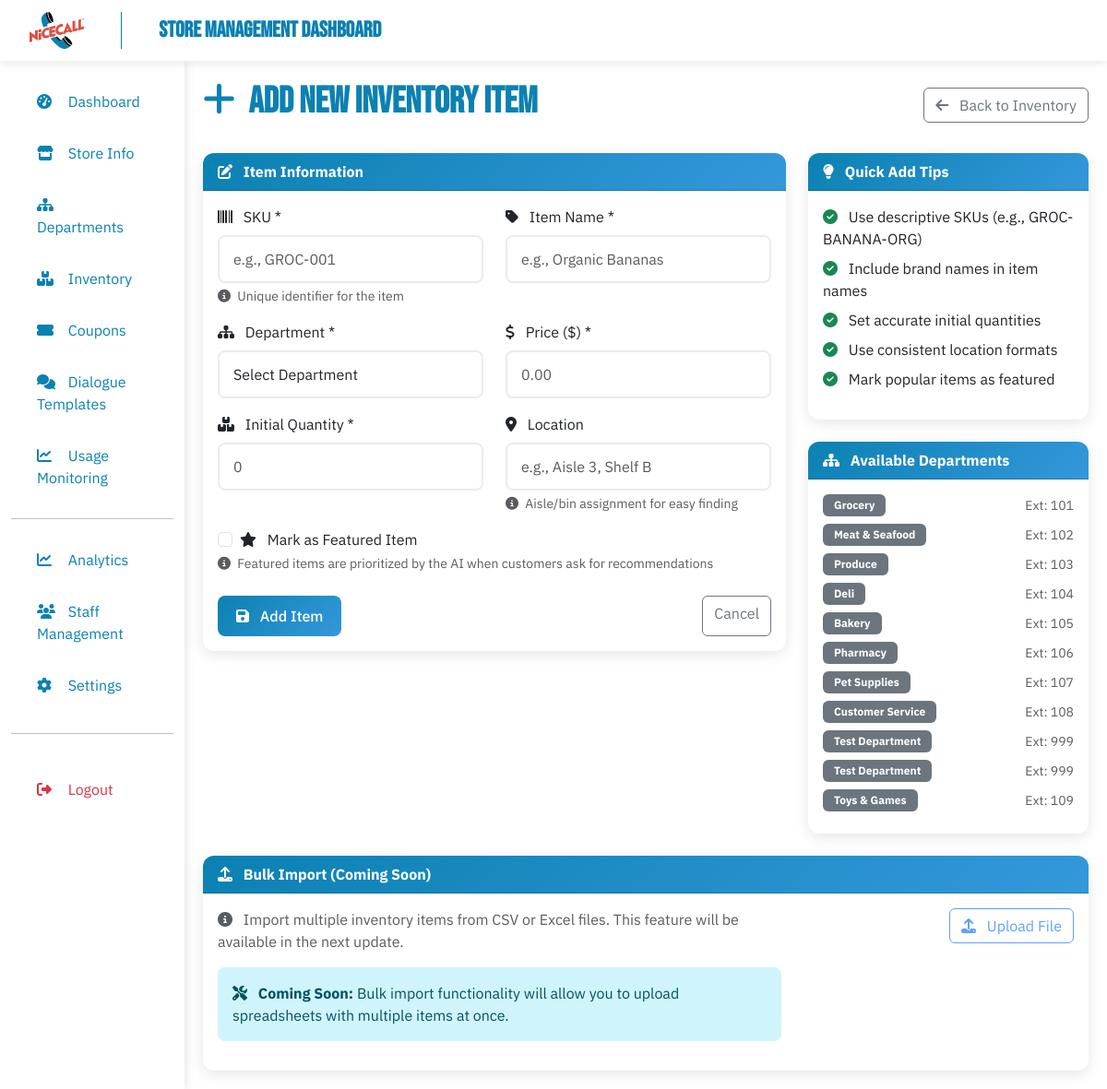
Screenshot of /inventory/add (signed in) with the database file from the repository.
### dashboard.py (models this page shows)
class Department(db.Model):
    id = db.Column(db.Integer, primary_key=True)
    name = db.Column(db.String(50), nullable=False)
    phone_extension = db.Column(db.String(10), nullable=False)
    description = db.Column(db.Text)
    is_active = db.Column(db.Boolean, default=True)
    created_at = db.Column(db.DateTime, default=datetime.utcnow)

### dashboard.py (the view, shortened to what this page needs)
@app.route('/inventory/add', methods=['GET', 'POST'])
@login_required
def add_inventory_item():
    departments = Department.query.filter_by(is_active=True).all()
    return render_template('add_inventory_item.html', departments=departments)

### dashboard.py (called while the page is built)
@login_manager.user_loader
def load_user(user_id):
    return User.query.get(int(user_id))

### templates/add_inventory_item.html (shortened to what this page needs)
{% extends "base.html" %}
{% block content %}
<div class="row">
    <div class="col-12">
        <div class="d-flex justify-content-between align-items-center mb-4">
            <h1>
                <i class="fas fa-plus me-2"></i>
                Add New Inventory Item
            </h1>
            <a href="{{ url_for('inventory_page') }}" class="btn btn-outline-secondary">
                <i class="fas fa-arrow-left me-2"></i>
                Back to Inventory
            </a>
        </div>
    </div>
</div>
<div class="row">
    <div class="col-lg-8">
        <div class="card">
            <div class="card-header">
                <i class="fas fa-edit me-2"></i>
                Item Information
            </div>
            <div class="card-body">
                <form method="POST">
                    <div class="row">
                        <div class="col-md-6 mb-3">
                            <label for="sku" class="form-label">
                                <i class="fas fa-barcode me-2"></i>
                                SKU *
                            </label>
                            <input type="text" class="form-control" id="sku" name="sku"
                                   placeholder="e.g., GROC-001" required>
                            <div class="form-text">
                                <i class="fas fa-info-circle me-1"></i>
                                Unique identifier for the item
                            </div>
                        </div>
                        <div class="col-md-6 mb-3">
                            <label for="name" class="form-label">
                                <i class="fas fa-tag me-2"></i>
                                Item Name *
                            </label>
                            <input type="text" class="form-control" id="name" name="name"
                                   placeholder="e.g., Organic Bananas" required>
                        </div>
                    </div>
                    <div class="row">
                        <div class="col-md-6 mb-3">
                            <label for="department" class="form-label">
                                <i class="fas fa-sitemap me-2"></i>
                                Department *
                            </label>
                            <select class="form-control" id="department" name="department" required>
                                <option value="">Select Department</option>
                            </select>
                        </div>
                        <div class="col-md-6 mb-3">
                            <label for="price" class="form-label">
                                <i class="fas fa-dollar-sign me-2"></i>
                                Price ($) *
                            </label>
                            <input type="number" class="form-control" id="price" name="price"
                                   min="0" step="0.01" placeholder="0.00" required>
                        </div>
                    </div>
                    <div class="row">
                        <div class="col-md-6 mb-3">
                            <label for="quantity" class="form-label">
                                <i class="fas fa-boxes me-2"></i>
                                Initial Quantity *
                            </label>
                            <input type="number" class="form-control" id="quantity" name="quantity"
                                   min="0" placeholder="0" required>
                        </div>
                        <div class="col-md-6 mb-3">
                            <label for="location" class="form-label">
                                <i class="fas fa-map-marker-alt me-2"></i>
                                Location
                            </label>
                            <input type="text" class="form-control" id="location" name="location"
                                   placeholder="e.g., Aisle 3, Shelf B">
                            <div class="form-text">
                                <i class="fas fa-info-circle me-1"></i>
                                Aisle/bin assignment for easy finding
                            </div>
                        </div>
                    </div>
                    <div class="mb-4">
                        <div class="form-check">
                            <input class="form-check-input" type="checkbox" id="is_featured" name="is_featured">
                            <label class="form-check-label" for="is_featured">
                                <i class="fas fa-star me-2"></i>
                                Mark as Featured Item
                            </label>
                        </div>
                        <div class="form-text">
                            <i class="fas fa-info-circle me-1"></i>
                            Featured items are prioritized by the AI when customers ask for recommendations
                        </div>
                    </div>
                    <div class="d-flex justify-content-between">
                        <button type="submit" class="btn btn-primary">
                            <i class="fas fa-save me-2"></i>
                            Add Item
                        </button>
                        <a href="{{ url_for('inventory_page') }}" class="btn btn-outline-secondary">
                            Cancel
                        </a>
                    </div>
                </form>
            </div>
        </div>
    </div>
    <div class="col-lg-4">
        <div class="card mb-4">
            <div class="card-header">
                <i class="fas fa-lightbulb me-2"></i>
                Quick Add Tips
            </div>
            <div class="card-body">
                <ul class="list-unstyled">
                    <li class="mb-2">
                        <i class="fas fa-check-circle text-success me-2"></i>
                        Use descriptive SKUs (e.g., GROC-BANANA-ORG)
                    </li>
                    <li class="mb-2">
                        <i class="fas fa-check-circle text-success me-2"></i>
                        Include brand names in item names
                    </li>
                    <li class="mb-2">
                        <i class="fas fa-check-circle text-success me-2"></i>
                        Set accurate initial quantities
                    </li>
                    <li class="mb-2">
                        <i class="fas fa-check-circle text-success me-2"></i>
                        Use consistent location formats
                    </li>
                    <li class="mb-2">
                        <i class="fas fa-check-circle text-success me-2"></i>
                        Mark popular items as featured
                    </li>
                </ul>
            </div>
        </div>
        <div class="card">
            <div class="card-header">
                <i class="fas fa-sitemap me-2"></i>
                Available Departments
            </div>
            <div class="card-body">
                {% for dept in departments %}
                <div class="d-flex justify-content-between align-items-center mb-2">
                    <span class="badge bg-secondary">{{ dept.name }}</span>
                    {% if dept.phone_extension %}
                    <small class="text-muted">Ext: {{ dept.phone_extension }}</small>
                    {% endif %}
                </div>
                {% endfor %}
            </div>
        </div>
    </div>
</div>
<div class="row mt-4">
    <div class="col-12">
        <div class="card">
            <div class="card-header">
                <i class="fas fa-upload me-2"></i>
                Bulk Import (Coming Soon)
            </div>
            <div class="card-body">
                <div class="row">
                    <div class="col-md-8">
                        <p class="text-muted">
                            <i class="fas fa-info-circle me-2"></i>
                            Import multiple inventory items from CSV or Excel files. This feature will be available in the next update.
                        </p>
                        <div class="alert alert-info">
                            <i class="fas fa-tools me-2"></i>
                            <strong>Coming Soon:</strong> Bulk import functionality will allow you to upload spreadsheets with multiple items at once.
                        </div>
                    </div>
                    <div class="col-md-4 text-end">
                        <button class="btn btn-outline-primary" disabled>
                            <i class="fas fa-upload me-2"></i>
                            Upload File
                        </button>
                    </div>
                </div>
            </div>
        </div>
    </div>
</div>
{% endblock %}

### templates/base.html (style rules this page uses)
:root { --primary-color: #0b81b2; --secondary-color: #3498db; --success-color: #27ae60; --warning-color: #f39c12; --danger-color: #e74c3c; --light-bg: #ffffff; --dark-bg: #343a40; --body-text-color: #070606; }
body { background-color: var(--light-bg); font-family: 'IBM Plex Sans', sans-serif; color: var(--body-text-color); }
h1, h2, h3, h4, h5, h6, .navbar-brand { font-family: 'Bebas Neue', cursive; color: var(--primary-color); font-weight: bold; }
.card { border: none; border-radius: 12px; box-shadow: 0 4px 15px rgba(0,0,0,0.1); transition: transform 0.3s ease; }
.card-header { background: linear-gradient(135deg, var(--primary-color), var(--secondary-color)); color: white; border-radius: 12px 12px 0 0 !important; font-weight: bold; }
.btn-primary { background: linear-gradient(135deg, var(--primary-color), var(--secondary-color)); border: none; border-radius: 8px; padding: 10px 20px; font-weight: 500; }
.form-control { border-radius: 8px; border: 2px solid #e9ecef; padding: 12px 15px; }
.alert { border-radius: 8px; border: none; }
.badge { border-radius: 6px; padding: 6px 12px; }

### rows the page displays
Department: name "Grocery", phone_extension "101"
Department: name "Meat & Seafood", phone_extension "102"
Department: name "Produce", phone_extension "103"
Department: name "Deli", phone_extension "104"
Department: name "Bakery", phone_extension "105"
Department: name "Pharmacy", phone_extension "106"
Department: name "Pet Supplies", phone_extension "107"
Department: name "Customer Service", phone_extension "108"
Department: name "Test Department", phone_extension "999"
Department: name "Test Department", phone_extension "999"
Department: name "Toys & Games", phone_extension "109"
